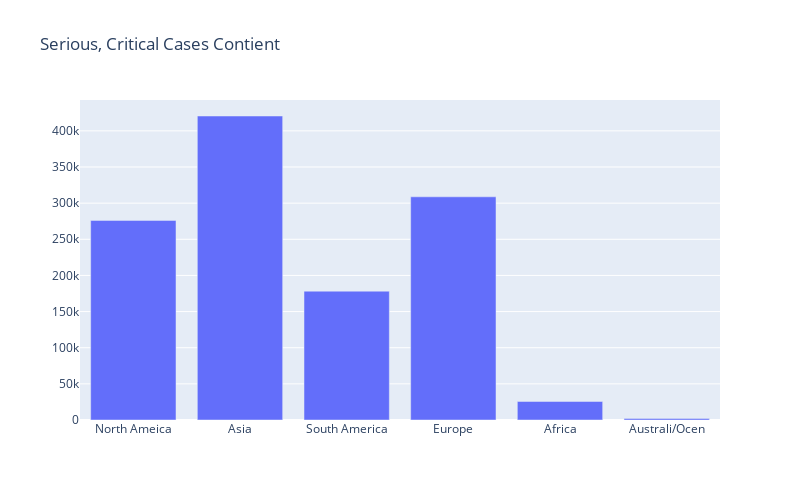

The cell this chart's notebook holds for it:
### Code cell
fig = go.Figure(data=[
    go.Bar(x=continent_plots['Continent'], y=continent_plots['Serious, Critical'])
])
# Change the bar mode
fig.update_layout(title_text = 'Serious, Critical Cases Contient')
fig.update_layout(height=500, width=800)
fig.show()

### Figure 1 — Plotly figure (JSON) as saved in the notebook; plotly's stock layout.template omitted (floating-point values rounded to 4 significant figures)
{"data": [{"type": "bar", "x": ["North Ameica", "Asia", "South America", "Europe", "Africa", "Australi/Ocen"], "y": [276141, 420570, 178224, 308793, 25639, 2152]}], "layout": {"height": 500, "title": {"text": "Serious, Critical Cases Contient"}, "width": 800}}
